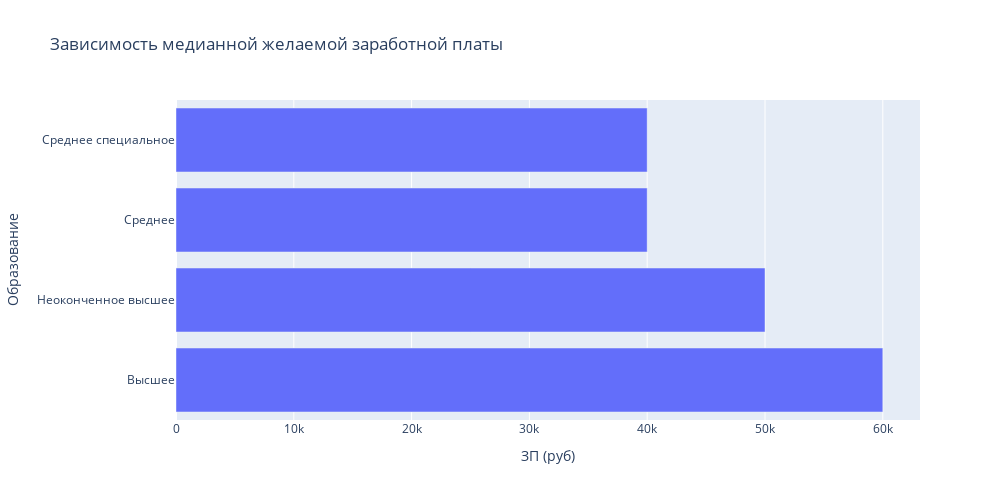

The cell this chart's notebook holds for it:
### Markdown cell above
4. Постройте диаграмму, которая показывает зависимость **медианной** желаемой заработной платы (**"ЗП (руб)"**) от уровня образования (**"Образование"**). Используйте для диаграммы данные о резюме, где желаемая заработная плата меньше 1 млн рублей.
*Сделайте выводы по представленной диаграмме: для каких уровней образования наблюдаются наибольшие и наименьшие уровни желаемой заработной платы? Как вы считаете, важен ли признак уровня образования при прогнозировании заработной платы?*

### Code cell
less_million = hh_data[hh_data['ЗП (руб)'] < 1000000]
group_df = less_million.groupby(by='Образование', as_index=False).median()
px.bar(data_frame=group_df, x='ЗП (руб)', y ='Образование', height=500, width=1000, title='Зависимость медианной желаемой заработной платы')

### Figure 1 — Plotly figure (JSON) as saved in the notebook; plotly's stock layout.template omitted (floating-point values rounded to 4 significant figures)
{"data": [{"alignmentgroup": "True", "hovertemplate": "ЗП (руб)=%{x}<br>Образование=%{y}<extra></extra>", "legendgroup": "", "marker": {"color": "#636efa", "pattern": {"shape": ""}}, "name": "", "offsetgroup": "", "orientation": "h", "showlegend": false, "textposition": "auto", "type": "bar", "x": [60000, 50000, 40000, 40000], "xaxis": "x", "y": ["Высшее", "Неоконченное высшее", "Среднее", "Среднее специальное"], "yaxis": "y"}], "layout": {"barmode": "relative", "height": 500, "legend": {"tracegroupgap": 0}, "title": {"text": "Зависимость медианной желаемой заработной платы"}, "width": 1000, "xaxis": {"anchor": "y", "domain": [0, 1], "title": {"text": "ЗП (руб)"}}, "yaxis": {"anchor": "x", "domain": [0, 1], "title": {"text": "Образование"}}}}
